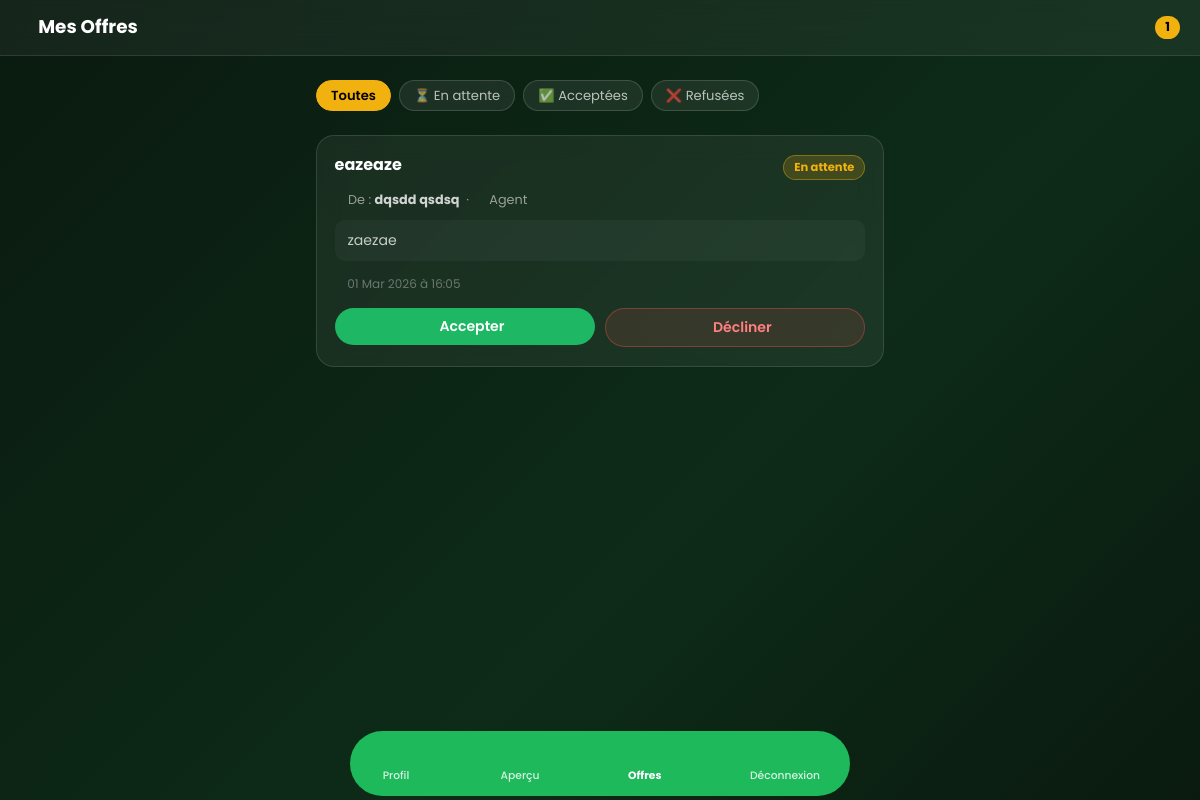
/offers/my/ (signed in), run on the app's committed database.
### offers/models.py (models this page shows, shortened)
class Offer(models.Model):
    class Status(models.TextChoices):
        PENDING  = "PENDING",  "En attente"
        ACCEPTED = "ACCEPTED", "Acceptée"
        DECLINED = "DECLINED", "Refusée"
    class RecipientRole(models.TextChoices):
        PLAYER = "PLAYER", "Joueur"
        COACH  = "COACH",  "Entraîneur"
    sender    = models.ForeignKey(
        settings.AUTH_USER_MODEL,
        on_delete=models.CASCADE,
        related_name="sent_offers",
        help_text="Agent ou Club qui envoie l'offre"
    )
    recipient = models.ForeignKey(
        settings.AUTH_USER_MODEL,
        on_delete=models.CASCADE,
        related_name="received_offers",
        help_text="Joueur ou Entraîneur qui reçoit l'offre"
    )
    title     = models.CharField(max_length=200)
    message   = models.TextField()
    status    = models.CharField(
        max_length=10,
        choices=Status.choices,
        default=Status.PENDING
    )
    created_at = models.DateTimeField(auto_now_add=True)
    updated_at = models.DateTimeField(auto_now=True)
    class Meta:
        ordering = ["-created_at"]

### accounts/models.py (models this page shows)
class User(AbstractUser):
    class Role(models.TextChoices):
        PLAYER = "PLAYER", "Joueur"
        COACH  = "COACH", "Entraîneur"
        AGENT  = "AGENT", "Agent"
        CLUB   = "CLUB", "Club"
    role = models.CharField(max_length=10, choices=Role.choices)
    phone = models.CharField(max_length=30, blank=True)
    is_verified = models.BooleanField(default=False)

### offers/views.py (the view)
# urls.py: path("my/",              views.my_offers,       name="my_offers"),
@login_required
def my_offers(request):
    if not _require_role(request, User.Role.PLAYER, User.Role.COACH):
        return redirect("home")
    offers = Offer.objects.filter(recipient=request.user).select_related("sender")
    return render(request, "offers/my_offers.html", {"offers": offers})

### offers/views.py (called while the page is built)
def _require_role(request, *roles):
    if request.user.role not in roles:
        messages.error(request, "Accès refusé.")
        return False
    return True

### templates/offers/my_offers.html (shortened to what this page needs)
{% load static %}
<!DOCTYPE html>
<html lang="fr">
<head>
  <link rel="stylesheet" href="{% static 'css/bootstrap.min.css' %}">
  <link rel="stylesheet" href="{% static 'css/tabler-icons.min.css' %}">
  <link rel="stylesheet" href="{% static 'css/style.css' %}">
</head>
<body>
  <div class="offers-wrapper">
    <div class="offers-topbar">
      <h1 class="page-title"><i class="ti ti-mail-opened" style="color:#f1b10f;"></i> Mes Offres</h1>
      <span class="badge-count">{{ offers|length }}</span>
    </div>
    <div class="offers-content">
      <div class="filter-tabs">
        <button class="filter-tab active" onclick="filterOffers('all', this)">Toutes</button>
        <button class="filter-tab" onclick="filterOffers('PENDING', this)">⏳ En attente</button>
        <button class="filter-tab" onclick="filterOffers('ACCEPTED', this)">✅ Acceptées</button>
        <button class="filter-tab" onclick="filterOffers('DECLINED', this)">❌ Refusées</button>
      </div>
      {% if offers %}
        {% for offer in offers %}
          <div class="offer-card" data-status="{{ offer.status }}">
            <div class="offer-card-header">
              <h2 class="offer-card-title">{{ offer.title }}</h2>
              <span class="offer-badge badge-{{ offer.status|lower }}">
                {{ offer.get_status_display }}
              </span>
            </div>
            <div class="offer-sender">
              <i class="ti ti-user"></i>
              De : <strong>{{ offer.sender.get_full_name|default:offer.sender.username }}</strong>
              &nbsp;·&nbsp;
              <i class="ti ti-briefcase"></i> {{ offer.sender.get_role_display }}
            </div>
            <div class="offer-message">{{ offer.message }}</div>
            <div class="offer-date"><i class="ti ti-calendar"></i> {{ offer.created_at|date:"d M Y à H:i" }}</div>
            {% if offer.status == "PENDING" %}
              <div class="offer-actions">
                <form method="post" action="{% url 'offers:respond_offer' offer.pk %}" style="flex:1;">
                  <button class="btn-accept w-100" type="submit">
                    <i class="ti ti-check"></i> Accepter
                  </button>
                </form>
                <form method="post" action="{% url 'offers:respond_offer' offer.pk %}" style="flex:1;">
                  <button class="btn-decline w-100" type="submit">
                    <i class="ti ti-x"></i> Décliner
                  </button>
                </form>
              </div>
            {% endif %}
          </div>
        {% endfor %}
      {% else %}
        <div class="empty-state">
          <i class="ti ti-inbox"></i>
          <p>Aucune offre reçue pour le moment.<br>Les agents et clubs peuvent vous envoyer des offres.</p>
        </div>
      {% endif %}
    </div>
  </div>
  <div class="footer-outer">
    <nav class="footer-pill">
      <a href="/players/me/" class="footer-pill-item"><i class="ti ti-user-circle"></i><span>Profil</span></a>
      <a href="/players/me/complete/" class="footer-pill-item"><i class="ti ti-eye"></i><span>Aperçu</span></a>
      <a href="/offers/my/" class="footer-pill-item is-active"><i class="ti ti-clipboard-list"></i><span>Offres</span></a>
      <a href="/accounts/logout/" class="footer-pill-item"><i class="ti ti-logout"></i><span>Déconnexion</span></a>
    </nav>
  </div>
</body>
</html>

### data on the page
Offer: title "eazeaze", status "En attente", sender.get_full_name "dqsdd qsdsq", sender.role "Agent", message "zaezae", created_at "01 Mar 2026 à 16:05", shows "Accepter"

### other printed values
{{ offers|length }} "1"
